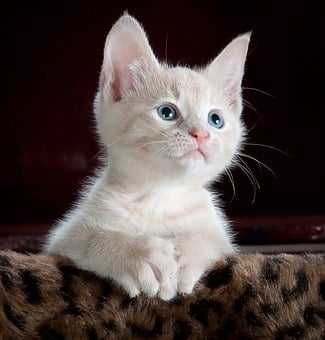
#> input picture cat.jpg, 325 x 340 px, found by its file name
$ python 5_Border_Rotation_Warp.py
#> lines starting #> are read from the running program, lines starting #| are printed output that depends on the picture
import cv2

path = "C:/Users/ELCOT/Desktop/cat.jpg"
window_name = "Original"
window_name1 = "Border"

# Read Image
cat = cv2.imread(path)
#> cat is the input picture: shape (340, 325, 3); mean B, G, R 64.4, 66.9, 78.5

# Bordered Image
cat = cv2.copyMakeBorder(cat, 10, 10, 10, 10, cv2.BORDER_CONSTANT, None, value=1)
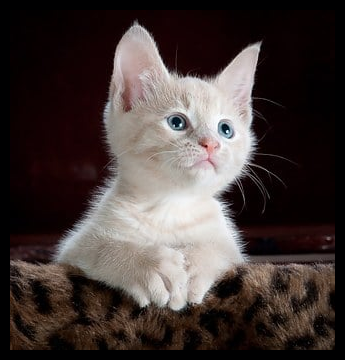
#> cat: shape (360, 345, 3); mean B, G, R 57.4, 59.5, 69.8


(rows, cols) = cat.shape[:2]
#> rows = 360; cols = 345
# Rotated Image
M = cv2.getRotationMatrix2D((cols/2, rows/2), 45, 1)

# Warp Affine
res = cv2.warpAffine(cat, M, (cols, rows))
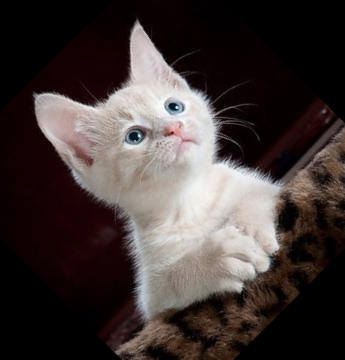
#> res: shape (360, 345, 3); mean B, G, R 55.8, 57.6, 66.7

# Show image
cv2.imshow(window_name, cat)
cv2.imshow(window_name1, cat)

#cv2.imshow("Rotated Image", cat)

# Delay
cv2.waitKey(0)
